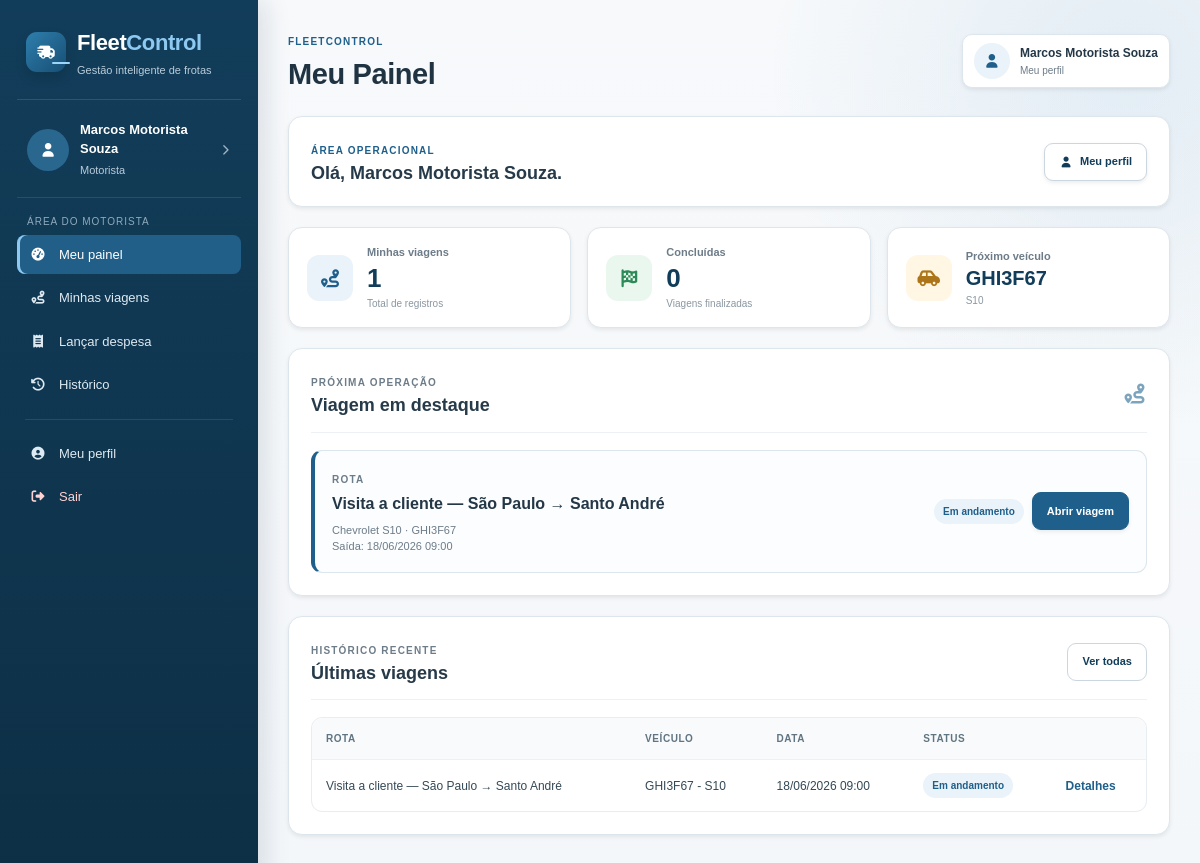
/motorista/dashboard.php (signed in), run on the app's committed database.
### tables this page shows
CREATE TABLE viagens (
    id                          INT UNSIGNED    NOT NULL AUTO_INCREMENT,
    veiculo_id                  INT UNSIGNED    NOT NULL,
    motorista_id                INT UNSIGNED    NOT NULL,
    gerente_id                  INT UNSIGNED    NOT NULL,
    filial_id                   INT UNSIGNED    DEFAULT NULL,
    descricao_rota              TEXT            NOT NULL,
    data_partida                DATETIME        NOT NULL,
    previsao_retorno            DATETIME        NOT NULL,
    retorno_real                DATETIME        DEFAULT NULL,
    status                      ENUM('agendada','em_andamento','concluida','cancelada') NOT NULL DEFAULT 'agendada',
    odometro_inicial            INT UNSIGNED    DEFAULT NULL,
    odometro_final              INT UNSIGNED    DEFAULT NULL,
    combustivel_inicial         DECIMAL(4,1)    DEFAULT NULL,
    combustivel_final           DECIMAL(4,1)    DEFAULT NULL,
    observacoes_encerramento    TEXT            DEFAULT NULL,
    criado_em                   DATETIME        NOT NULL DEFAULT CURRENT_TIMESTAMP,
    PRIMARY KEY (id),
    CONSTRAINT fk_viagem_veiculo
        FOREIGN KEY (veiculo_id)   REFERENCES veiculos(id)            ON UPDATE CASCADE,
    CONSTRAINT fk_viagem_motorista
        FOREIGN KEY (motorista_id) REFERENCES motoristas(usuario_id)  ON UPDATE CASCADE,
    CONSTRAINT fk_viagem_gerente
        FOREIGN KEY (gerente_id)   REFERENCES usuarios(id)            ON UPDATE CASCADE,
    CONSTRAINT fk_viagem_filial
        FOREIGN KEY (filial_id)    REFERENCES filiais(id)             ON UPDATE CASCADE ON DELETE SET NULL
);

CREATE TABLE veiculos (
    id                      INT UNSIGNED    NOT NULL AUTO_INCREMENT,
    placa                   VARCHAR(8)      NOT NULL,
    modelo                  VARCHAR(80)     NOT NULL,
    marca                   VARCHAR(60)     NOT NULL,
    chassi                  VARCHAR(17)     NOT NULL,
    renavam                 VARCHAR(11)     NOT NULL,
    ano                     YEAR            NOT NULL,
    categoria_cnh_exigida   ENUM('A','B','C','D','E') NOT NULL DEFAULT 'B',
    odometro_inicial        INT UNSIGNED    NOT NULL DEFAULT 0,
    odometro_atual          INT UNSIGNED    NOT NULL DEFAULT 0,
    status                  ENUM('disponivel','reservado','em_transito','manutencao') NOT NULL DEFAULT 'disponivel',
    filial_id               INT UNSIGNED    DEFAULT NULL,
    ativo                   TINYINT(1)      NOT NULL DEFAULT 1,
    criado_em               DATETIME        NOT NULL DEFAULT CURRENT_TIMESTAMP,
    PRIMARY KEY (id),
    UNIQUE KEY uq_veiculo_placa   (placa),
    UNIQUE KEY uq_veiculo_chassi  (chassi),
    UNIQUE KEY uq_veiculo_renavam (renavam),
    CONSTRAINT fk_veiculo_filial
        FOREIGN KEY (filial_id) REFERENCES filiais(id)
        ON UPDATE CASCADE ON DELETE SET NULL
);

### funcoes.php (called while the page is built, shortened)
<?php
function escapar($texto)
{
    return htmlspecialchars((string) $texto, ENT_QUOTES, 'UTF-8');
}
function data_hora_br($data)
{
    return date('d/m/Y H:i', strtotime($data));
}
function status_viagem_nome($status)
{
    $nomes = [
        'agendada' => 'Agendada',
        'em_andamento' => 'Em andamento',
        'concluida' => 'Concluída',
        'cancelada' => 'Cancelada'
    ];
    return $nomes[$status] ?? ucfirst(str_replace('_', ' ', $status));
}
function classe_status($status)
{
    $classes = [
        'disponivel' => 'disponivel',
        'reservado' => 'reservada',
        'em_transito' => 'transito',
        'manutencao' => 'manutencao',
        'agendada' => 'reservada',
        'em_andamento' => 'andamento',
        'concluida' => 'concluida',
        'cancelada' => 'cancelada',
        'pendente' => 'reservada',
        'concluido' => 'concluida',
        'cancelado' => 'cancelada'
    ];
    return $classes[$status] ?? 'andamento';
}
?>

### motorista/dashboard.php (the view, shortened to what this page needs)
<?php
include "../conexao.php";
include "../funcoes.php";
$id_motorista = (int) $_SESSION['usuario']['id'];
$query = $sql->prepare(
    "SELECT COUNT(*) AS total
     FROM viagens
     WHERE motorista_id = ?"
);
$query->bind_param('i', $id_motorista);
$query->execute();
$query->bind_result($total_viagens);
$query = $sql->prepare(
    "SELECT COUNT(*) AS total
     FROM viagens
     WHERE motorista_id = ?
       AND status = 'concluida'"
);
$query->bind_param('i', $id_motorista);
$query->execute();
$query->bind_result($total_concluidas);
$query = $sql->prepare(
    "SELECT v.*, ve.placa, ve.modelo, ve.marca,
            c.id AS checklist_id
     FROM viagens v
     INNER JOIN veiculos ve ON ve.id = v.veiculo_id
     LEFT JOIN checklists_viagem c ON c.viagem_id = v.id
     WHERE v.motorista_id = ?
       AND v.status IN ('agendada', 'em_andamento')
     ORDER BY
        CASE v.status WHEN 'em_andamento' THEN 1 ELSE 2 END,
        v.data_partida ASC
     LIMIT 1"
);
$query->bind_param('i', $id_motorista);
$query->execute();
$proxima = $query->get_result()->fetch_assoc();
$query = $sql->prepare(
    "SELECT v.id, v.descricao_rota, v.data_partida, v.status,
            ve.placa, ve.modelo
     FROM viagens v
     INNER JOIN veiculos ve ON ve.id = v.veiculo_id
     WHERE v.motorista_id = ?
     ORDER BY v.data_partida DESC
     LIMIT 5"
);
$query->bind_param('i', $id_motorista);
$query->execute();
$viagens_recentes = $query->get_result();
include '../cabecalho.php';
?>
<div class="painel shadow-sm motorista-boas-vindas">
    <div>
        <span class="etiqueta">Área operacional</span>
        <h3>Olá, <?php echo escapar($_SESSION['usuario']['nome']); ?>.</h3>
    </div>
    <a href="../perfil.php" class="botao botao-secundario shadow-sm">
        <i class="fa-solid fa-user"></i>
        Meu perfil
    </a>
</div>
<div class="cards cards-tres compactos">
    <div class="card-info shadow-sm">
        <span class="card-icone"><i class="fa-solid fa-route"></i></span>
        <div>
            <span>Minhas viagens</span>
            <strong><?php echo (int) $total_viagens; ?></strong>
            <small>Total de registros</small>
        </div>
    </div>
    <div class="card-info shadow-sm">
        <span class="card-icone verde"><i class="fa-solid fa-flag-checkered"></i></span>
        <div>
            <span>Concluídas</span>
            <strong><?php echo (int) $total_concluidas; ?></strong>
            <small>Viagens finalizadas</small>
        </div>
    </div>
    <div class="card-info shadow-sm">
        <span class="card-icone amarelo"><i class="fa-solid fa-car-side"></i></span>
        <div>
            <span>Próximo veículo</span>
            <strong class="numero-menor"><?php echo $proxima ? escapar($proxima['placa']) : '--'; ?></strong>
            <small><?php echo $proxima ? escapar($proxima['modelo']) : 'Sem viagem pendente'; ?></small>
        </div>
    </div>
</div>
<div class="painel shadow-sm">
    <div class="painel-titulo">
        <div>
            <span class="mini-etiqueta">Próxima operação</span>
            <h3>Viagem em destaque</h3>
        </div>
        <i class="fa-solid fa-route"></i>
    </div>
    <?php if ($proxima): ?>
        <div class="viagem-destaque motorista-destaque">
            <div>
                <span class="mini-etiqueta">Rota</span>
                <strong><?php echo escapar($proxima['descricao_rota']); ?></strong>
                <p>
                    <?php echo escapar($proxima['marca'] . ' ' . $proxima['modelo'] . ' · ' . $proxima['placa']); ?><br>
                    Saída: <?php echo data_hora_br($proxima['data_partida']); ?>
                </p>
            </div>
            <div class="acoes-viagem">
                <span class="status <?php echo classe_status($proxima['status']); ?>">
                    <?php echo escapar(status_viagem_nome($proxima['status'])); ?>
                </span>
                <?php if ($proxima['status'] === 'agendada' && $proxima['odometro_inicial'] === null): ?>
                    <a class="botao botao-principal shadow-sm" href="check-in.php?id=<?php echo $proxima['id']; ?>">
                        Fazer check-in
                    </a>
                <?php elseif ($proxima['status'] === 'agendada' && empty($proxima['checklist_id'])): ?>
                    <a class="botao botao-principal shadow-sm" href="checklist.php?id=<?php echo $proxima['id']; ?>">
                        Preencher checklist
                    </a>
                <?php else: ?>
                    <a class="botao botao-principal shadow-sm" href="viagem-detalhes.php?id=<?php echo $proxima['id']; ?>">
                        Abrir viagem
                    </a>
                <?php endif; ?>
            </div>
        </div>
    <?php endif; ?>
</div>
<div class="painel shadow-sm">
    <div class="painel-titulo">
        <div>
            <span class="mini-etiqueta">Histórico recente</span>
            <h3>Últimas viagens</h3>
        </div>
        <a href="viagens.php" class="botao botao-secundario">Ver todas</a>
    </div>
    <div class="tabela-wrap">
        <table>
            <thead>
                <tr>
                    <th>Rota</th>
                    <th>Veículo</th>
                    <th>Data</th>
                    <th>Status</th>
                    <th></th>
                </tr>
            </thead>
            <tbody>
                <?php while ($viagem = $viagens_recentes->fetch_assoc()): ?>
                    <tr>
                        <td><?php echo escapar($viagem['descricao_rota']); ?></td>
                        <td><?php echo escapar($viagem['placa'] . ' - ' . $viagem['modelo']); ?></td>
                        <td><?php echo data_hora_br($viagem['data_partida']); ?></td>
                        <td>
                            <span class="status <?php echo classe_status($viagem['status']); ?>">
                                <?php echo escapar(status_viagem_nome($viagem['status'])); ?>
                            </span>
                        </td>
                        <td>
                            <a class="link-destaque" href="viagem-detalhes.php?id=<?php echo $viagem['id']; ?>">Detalhes</a>
                        </td>
                    </tr>
                <?php endwhile; ?>
            </tbody>
        </table>
    </div>
</div>
<?php
include '../rodape.php';
?>

### data on the page
viagens: veiculo.placa "GHI3F67", veiculo.modelo "S10", descricao_rota "Visita a cliente — São Paulo → Santo André", veiculo.placa "Chevrolet S10 · GHI3F67", data_partida "18/06/2026 09:00", status "Em andamento", veiculo.modelo "GHI3F67 - S10"

### other printed values
escapar($nome_atual) "Marcos Motorista Souza"
escapar(perfil_nome($perfil_atual)) "Motorista"
escapar($titulo) "Meu Painel"
escapar($_SESSION['usuario']['nome'] ?? 'Usuário') "Marcos Motorista Souza"
escapar($_SESSION['usuario']['nome']) "Marcos Motorista Souza"
$total_viagens "1"
$total_concluidas "0"
